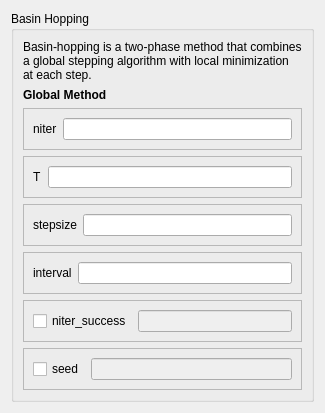
     <widget class="QWidget" name="basinhopping">
      <attribute name="title">
       <string>Basin</string>
      </attribute>
      <layout class="QVBoxLayout" name="verticalLayout_10">
       <item>
        <widget class="QGroupBox" name="groupBox_8">
         <property name="title">
          <string>Basin Hopping</string>
         </property>
         <layout class="QVBoxLayout" name="verticalLayout_7">
          <item>
           <widget class="QLabel" name="label_6">
            <property name="text">
             <string>Basin-hopping is a two-phase method that combines a global stepping algorithm with local minimization at each step.</string>
            </property>
            <property name="wordWrap">
             <bool>true</bool>
            </property>
           </widget>
          </item>
          <item>
           <widget class="QLabel" name="label_7">
            <property name="font">
             <font>
              <weight>75</weight>
              <bold>true</bold>
             </font>
            </property>
            <property name="text">
             <string>Global Method</string>
            </property>
           </widget>
          </item>
          <item>
           <widget class="QFrame" name="frame_5">
            <property name="frameShape">
             <enum>QFrame::StyledPanel</enum>
            </property>
            <property name="frameShadow">
             <enum>QFrame::Raised</enum>
            </property>
            <layout class="QHBoxLayout" name="horizontalLayout_4">
             <item>
              <widget class="QLabel" name="label_17">
               <property name="text">
                <string>niter</string>
               </property>
              </widget>
             </item>
             <item>
              <widget class="QLineEdit" name="basinniterlineEdit">
               <property name="toolTip">
                <string>number of basin-hopping iterations</string>
               </property>
              </widget>
             </item>
            </layout>
           </widget>
          </item>
          <item>
           <widget class="QFrame" name="frame_4">
            <property name="frameShape">
             <enum>QFrame::StyledPanel</enum>
            </property>
            <property name="frameShadow">
             <enum>QFrame::Raised</enum>
            </property>
            <layout class="QHBoxLayout" name="horizontalLayout_6">
             <item>
              <widget class="QLabel" name="label_18">
               <property name="text">
                <string>T</string>
               </property>
              </widget>
             </item>
             <item>
              <widget class="QLineEdit" name="basinTlineEdit">
               <property name="toolTip">
                <string>“temperature” parameter for the accept or reject criterion</string>
               </property>
              </widget>
             </item>
            </layout>
           </widget>
          </item>
          <item>
           <widget class="QFrame" name="frame_6">
            <property name="frameShape">
             <enum>QFrame::StyledPanel</enum>
            </property>
            <property name="frameShadow">
             <enum>QFrame::Raised</enum>
            </property>
            <layout class="QHBoxLayout" name="horizontalLayout_7">
             <item>
              <widget class="QLabel" name="label_19">
               <property name="text">
                <string>stepsize</string>
               </property>
              </widget>
             </item>
             <item>
              <widget class="QLineEdit" name="basinstepsizelineEdit">
               <property name="toolTip">
                <string>Maximum step size for use in the random displacement</string>
               </property>
              </widget>
             </item>
            </layout>
           </widget>
          </item>
          <item>
           <widget class="QFrame" name="frame_7">
            <property name="frameShape">
             <enum>QFrame::StyledPanel</enum>
            </property>
            <property name="frameShadow">
             <enum>QFrame::Raised</enum>
            </property>
            <layout class="QHBoxLayout" name="horizontalLayout_8">
             <item>
              <widget class="QLabel" name="label_20">
               <property name="text">
                <string>interval</string>
               </property>
              </widget>
             </item>
             <item>
              <widget class="QLineEdit" name="basinintervallineEdit">
               <property name="toolTip">
                <string>interval for how often to update the stepsize</string>
               </property>
              </widget>
             </item>
            </layout>
           </widget>
          </item>
          <item>
           <widget class="QFrame" name="frame_8">
            <property name="frameShape">
             <enum>QFrame::StyledPanel</enum>
            </property>
            <property name="frameShadow">
             <enum>QFrame::Raised</enum>
            </property>
            <layout class="QHBoxLayout" name="horizontalLayout_9">
             <item>
              <widget class="QCheckBox" name="basinniter_successcheckBox">
               <property name="toolTip">
                <string>Stop the run if the global minimum candidate remains the same for this number of iterations</string>
               </property>
               <property name="text">
                <string>niter_success</string>
               </property>
              </widget>
             </item>
             <item>
              <widget class="QLineEdit" name="basinniter_successlineEdit">
               <property name="enabled">
                <bool>false</bool>
               </property>
               <property name="toolTip">
                <string>Stop the run if the global minimum candidate remains the same for this number of iterations</string>
               </property>
              </widget>
             </item>
            </layout>
           </widget>
          </item>
          <item>
           <widget class="QFrame" name="frame_9">
            <property name="frameShape">
             <enum>QFrame::StyledPanel</enum>
            </property>
            <property name="frameShadow">
             <enum>QFrame::Raised</enum>
            </property>
            <layout class="QHBoxLayout" name="horizontalLayout_10">
             <item>
              <widget class="QCheckBox" name="basinseedcheckBox">
               <property name="toolTip">
                <string>seed for random numbers</string>
               </property>
               <property name="text">
                <string>seed</string>
               </property>
              </widget>
             </item>
             <item>
              <widget class="QLineEdit" name="basinseedlineEdit">
               <property name="enabled">
                <bool>false</bool>
               </property>
               <property name="toolTip">
                <string>seed for random numbers</string>
               </property>
              </widget>
             </item>
            </layout>
           </widget>
          </item>
         </layout>
        </widget>
       </item>
      </layout>
     </widget>
